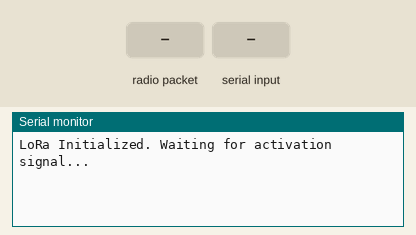
Simulated run of this sketch. Board: Arduino Uno, built with avr-gcc and run on an emulated ATmega328P. On the bench: the last lines printed to the serial monitor. Inputs (shaded band) come from the test bench. No radio packets arrive unless stated.

Above: at 1.2 s.
1.3 s: radio packet "ACTIVATE 5" arrives
At 1.8 s:
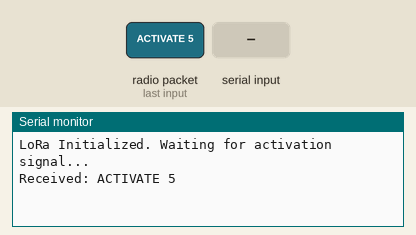
2.8 s: "ACTIVATE 5\n" received over Serial
At 4.0 s:
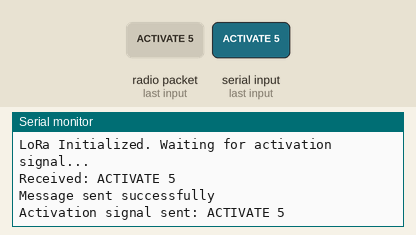
4.3 s: radio packet "ACTIVATE" arrives
At 5.3 s:
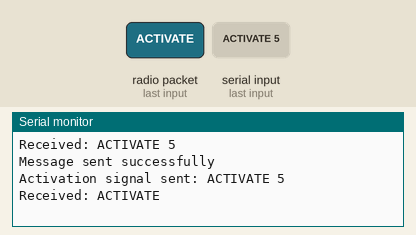
5.8 s: radio packet "END RAW DATA" arrives
At 6.5 s:
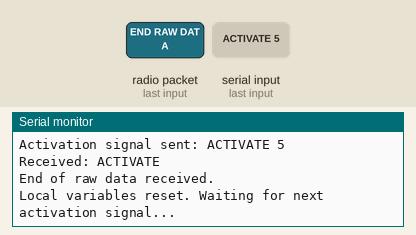
7.3 s: radio packet "5" arrives
At 8.7 s:
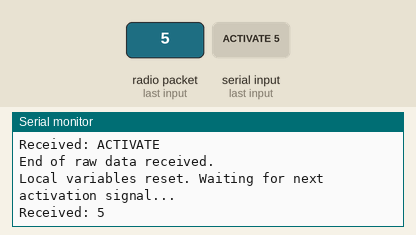

The sketch:

Gateway_LoRa_mn.ino
```cpp
#include <SPI.h>
#include <RH_RF95.h>

// LoRA PinOut Configuration
#define RFM95_CS 8
#define RFM95_RST 4
#define RFM95_INT 7
#define RF95_FREQ 868.100000

RH_RF95 rf95(RFM95_CS, RFM95_INT);

void setup() {
  initSerial();
  initLoRa();
  Serial.println("LoRa Initialized. Waiting for activation signal...");
}

void loop() {
  if (Serial.available() > 0) {
    String input = Serial.readStringUntil('\n');
    processSerialInput(input);
  }

  if (rf95.available()) {
    receiveLoRaMessage();
  }
}

void initSerial() {
  pinMode(RFM95_RST, OUTPUT);
  digitalWrite(RFM95_RST, HIGH);
  Serial.begin(115200);
  while (!Serial) delay(1);
}

void initLoRa() {
  resetLoRaModule();

  if (!rf95.init()) {
    Serial.println("LoRa radio init failed");
    while (1);
  }

  if (!rf95.setFrequency(RF95_FREQ)) {
    Serial.println("setFrequency failed");
    while (1);
  }

  rf95.setTxPower(23, false);
}

void resetLoRaModule() {
  digitalWrite(RFM95_RST, LOW);
  delay(10);
  digitalWrite(RFM95_RST, HIGH);
  delay(10);
}

void processSerialInput(String input) {
  // Example input: "ACTIVATE 5" or "ACTIVATE 10"
  if (input.startsWith("ACTIVATE")) {
    int duration = input.substring(9).toInt();
    //sendActivationSignal(duration);
    String message = "ACTIVATE " + String(duration);
    transmitMessage(message.c_str());
    Serial.println("Activation signal sent: " + message);
  }
}

void transmitMessage(const char* message) {
  rf95.send((uint8_t *)message, strlen(message));

  if (rf95.waitPacketSent()) {
    Serial.println("Message sent successfully");
  } else {
    Serial.println("Message sending failed");
  }
}

void receiveLoRaMessage() {
  uint8_t buf[RH_RF95_MAX_MESSAGE_LEN];
  uint8_t len = sizeof(buf);

  if (rf95.recv(buf, &len)) {
    buf[len] = '\0';
    String receivedMessage = String((char*)buf);

    if (receivedMessage == "END RAW DATA") {
      Serial.println("End of raw data received.");
      resetLocalVariables();
    } else {
      Serial.println("Received: " + receivedMessage);
    }
  } else {
    Serial.println("Receive failed");
  }
}

void resetLocalVariables() {
  // Reset any local variables or states as needed
  Serial.println("Local variables reset. Waiting for next activation signal...");
}

void endOfDay() {
  Serial.println("End of day. Closing program and serial connection.");
  Serial.end();
  while (true) {} // Keep the program ended
}
```

Measured:
- after the input at 1.3 s, the serial monitor: prints a new line at once (image 1)
- after the input at 2.8 s, the serial monitor: prints a new line after 0.06 s (image 2)
- after the input at 4.3 s, the serial monitor: prints a new line at once (image 3)
- after the input at 5.8 s, the serial monitor: prints a new line at once (image 4)
- after the input at 7.3 s, the serial monitor: prints a new line at once (image 5)
